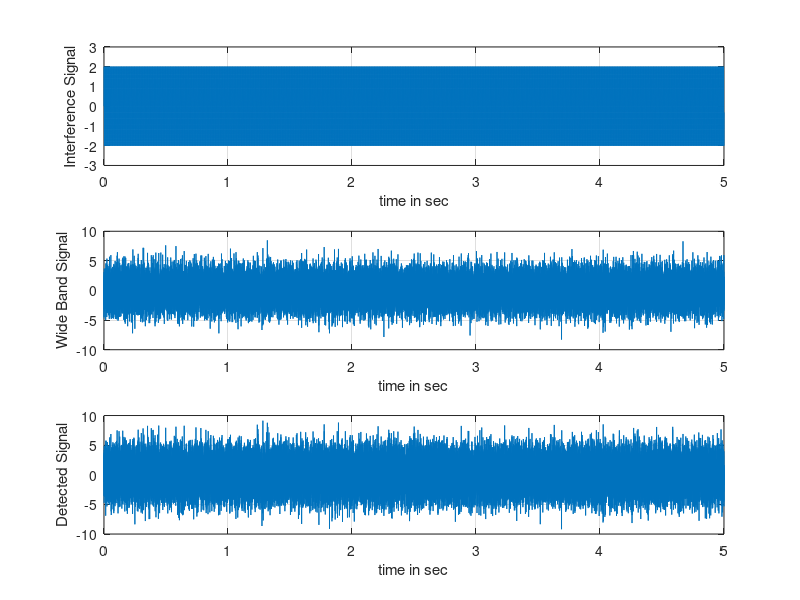

MATLAB code to generate this figure:
clc
clear
close all
%% Narrow Band Interference Signal : Deterministic Sine wave
Fs = 8000; % Sampling frequency 8kHz
t  = transpose(0:1/Fs:5-1/Fs);
A = 2;
fi = 200;
i = A*sin(2*pi*fi*t);
figure(1)
subplot(3,1,1)
plot(t,i)
grid on 
xlabel('time in sec');
ylabel('Interference Signal')
ylim([-3 3])

%% Wide Band Desired White Gaussian Noise Signal
s = wgn(length(t),1,6);
subplot(3,1,2)
plot(t,s)
grid on 
xlabel('time in sec');
ylabel('Wide Band Signal')
ylim([-10 10])

%% Detected Signal
x = s + i;
subplot(3,1,3)
plot(t,x)
grid on 
xlabel('time in sec');
ylabel('Detected Signal')
ylim([-10 10])

%% Signal To Noise Ratio of Environment
Ps     = (rms(s))^2;
Pn     = (rms(i))^2;
SNR_dB = 10*log10(Ps/Pn);